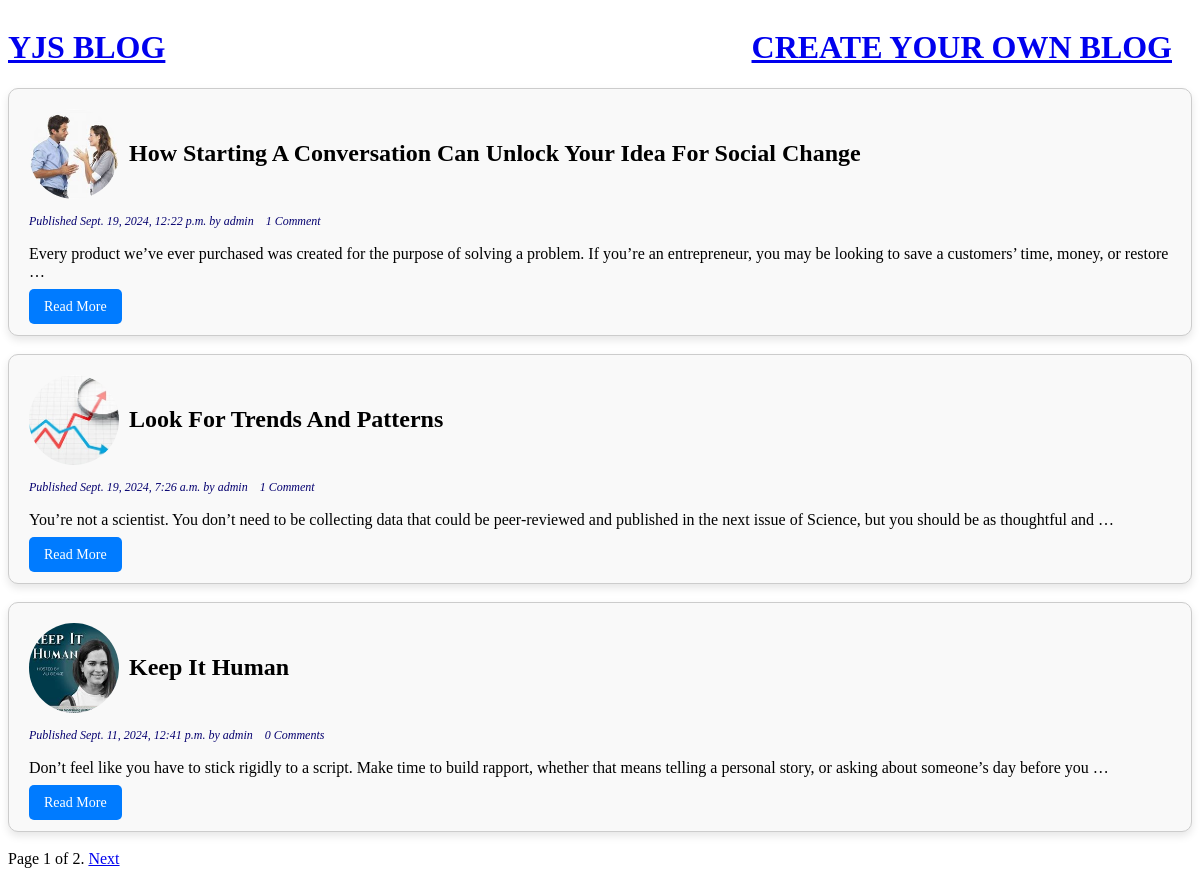
The page / on the database its author committed.
### blog/models.py (models this page shows, shortened)
class Post(models.Model):
    class Status(models.TextChoices):
        DRAFT='DF','Draft'
        PUBLISHED='PB','Published'
    title=models.CharField(max_length=200)
    slug=models.CharField(max_length=200,unique_for_date='publish')
    body=models.TextField()
    author = models.CharField(max_length=80)
    email = models.EmailField()
    publish=models.DateTimeField(default=timezone.now)
    created=models.DateTimeField(auto_now_add=True)
    updated=models.DateTimeField(auto_now=True)
    status=models.CharField(max_length=2,choices=Status.choices,default=Status.DRAFT)
    image = models.ImageField(upload_to='products/')
    objects = models.Manager() # The default manager.
    published = PublishedManager()
    class Meta:
        ordering=['-publish']
        indexes=[models.Index(fields=['-publish']),]
    def get_absolute_url(self):
        return reverse("blog:post_detail",args=[self.publish.year,
                                                self.publish.month,
                                                self.publish.day,
                                                self.slug])

### blog/views.py (the view)
# urls.py: path('', views.PostListView.as_view(), name='post_list'),
class PostListView(ListView):
    queryset = Post.published.all()
    context_object_name = 'posts'
    paginate_by = 3
    template_name = 'blog/post/list.html'

### blog/templates/blog/post/list.html (shortened to what this page needs)
{% extends "blog/base.html" %}
{% block content %}
  <div class="blog-list">
  {% for post in posts %}
   <div class="blog-card">
      <div class="blog-content">
          <div class="blog-header">
            <img src="{{ post.image.url }}" alt="Blog Image" class="blog-image">
            <h2>{{ post.title|title }}</h2>
          </div>
          <p class="date">
            Published {{ post.publish }} by {{post.author}}&nbsp;&nbsp;&nbsp;
            {% with post.comments.count as total_comments %}
              {{ total_comments }} Comment{{ total_comments|pluralize }}
            {% endwith %}
          </p>
          {{ post.body|truncatewords:30|linebreaks }}
          <a href="{{ post.get_absolute_url }}" class="read-more">Read More</a>
      </div>
   </div>
  {% endfor %}
  </div>
   {% include "pagination.html" with page=page_obj %}
{% endblock %}

### blog/templates/blog/base.html (shortened to what this page needs)
 {% load static %}
 <!DOCTYPE html>
 <html>
 <head>
  <link href="{% static "css/blog.css" %}" rel="stylesheet">
 </head>
 <body>
  <div class="flex-container">
   <a href="{% url "blog:post_list" %}">
 <h1> YJS BLOG</h1>
</a>
 <a href="{% url "blog:post_submit" %}">
   <h1 class="text-right">CREATE YOUR OWN BLOG</h1>
 </a>
</div>
  <div id="content">
    {% block content %}{% endblock %}
  </div>
 </body>
 </html>

### blog/templates/pagination.html (shortened to what this page needs)
<div class="pagination">
  <span class="step-links">
     <span class="current">
      Page {{ page.number }} of {{ page.paginator.num_pages }}.
    </span>
    {% if page.has_next %}
      <a
href="?page={{ page.next_page_number }}">Next</a>
    {% endif %}
  </span>
</div>

### blog/static/css/blog.css (style rules this page uses)
.blog-header { display: flex; align-items: center; justify-content: flex-start; gap: 10px; margin-bottom: 15px; flex-direction: row; }
.blog-header img { border-radius: 50%; object-fit: cover; flex-shrink: 0; width: 50px; height: 50px; }
.blog-header img.blog-image { border-radius: 50%; object-fit: cover; flex-shrink: 0; width: 90px; height: 90px; }
.blog-header h2 { margin: 0; font-size: 1.5em; white-space: nowrap; overflow: hidden; text-overflow: ellipsis; }
.blog-card { display: flex; flex-direction: column; border: 1px solid #ccc; padding: 20px; border-radius: 10px; box-shadow: 0 4px 8px rgba(0, 0, 0, 0.1); background-color: #f9f9f9; }
p.date { color: #060270; font-family: georgia, serif; font-size: 12px; font-style: italic; }
.read-more { align-self: flex-start; padding: 10px 15px; background-color: #007bff; color: #fff; text-decoration: none; border-radius: 5px; font-size: 14px; }
.flex-container { display:flex; justify-content: space-between; align-items: center; margin: 0; }
.text-right { text-align: right; }
.flex-container h1 { margin-right: 20px; }

### rows shown on the page
Post: image (picture), title "How Starting A Conversation Can Unlock Your Idea For Social Change", publish "Sept. 19, 2024, 12:22 p.m.", author "admin", comments.count "1", body "Every product we’ve ever purchased was created for the purpose of solving a problem. If you’re an entrepreneur, you may be looking to save a customers’ time, money, or restore …"
Post: image (picture), title "Look For Trends And Patterns", publish "Sept. 19, 2024, 7:26 a.m.", author "admin", comments.count "1", body "You’re not a scientist. You don’t need to be collecting data that could be peer-reviewed and published in the next issue of Science, but you should be as thoughtful and …"
Post: image (picture), title "Keep It Human", publish "Sept. 11, 2024, 12:41 p.m.", author "admin", comments.count "0", body "Don’t feel like you have to stick rigidly to a script. Make time to build rapport, whether that means telling a personal story, or asking about someone’s day before you …"

### other values the page prints
{{ page.number }} "1"
{{ page.paginator.num_pages }} "2"
